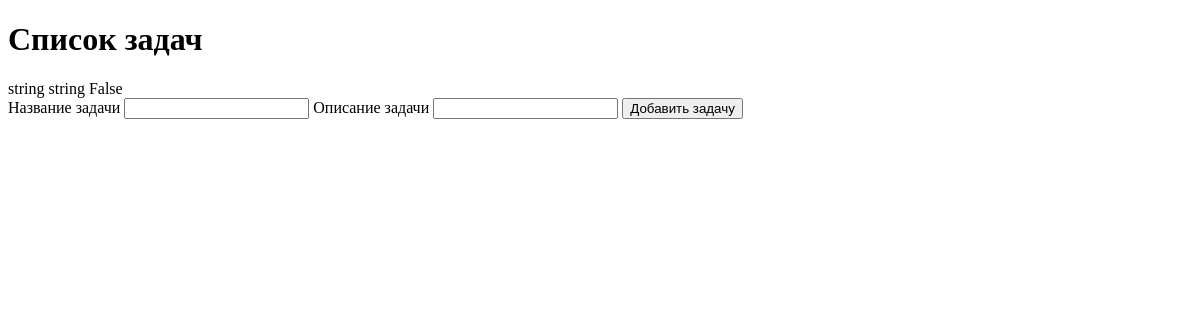
Before: / with the older database file.
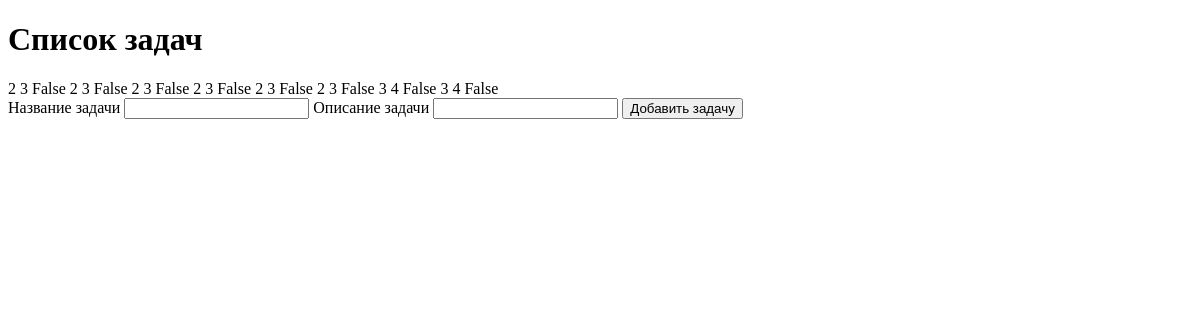
After: the same page with the newer database file.
### models.py (models this page shows)
class TaskModel(Model):
    __tablename__ = "task"
    id: Mapped[int] = mapped_column(primary_key=True)
    title: Mapped[str]
    description: Mapped[str]
    done: Mapped[bool] = mapped_column(Boolean, default=False)

### urls.py (the view)
@task_template.get('/')
def get_task_template(request:Request):
    session = Session(engine)
    stmt = select(TaskModel)
    request_db = session.execute(stmt)
    tasks:list = request_db.scalars().all()
    context = {}
    context['tasks'] = tasks
    session.close()
    return templates.TemplateResponse(
        request=request,
        name='tasks.html',
        context=context
    )

### templates/tasks.html (shortened to what this page needs)
<!DOCTYPE html>
<html lang="en">
<head>
</head>
<body>
    <h1>Список задач</h1>
        {% for task in tasks %}
            {{task.title}}
            {{task.description}}
            {{task.done}}
        {% endfor %}
        <form id="taskForm">
            <label for="title">Название задачи</label>
            <input type="text" id="task-title" name="task-title">
            <label for="description">Описание задачи</label>
            <input type="text" id="task-description" name="task-description">
            <button id="btnTaskForm">Добавить задачу</button>
        </form>
</body>
</html>

Changed rows visible on the page:
removed TaskModel: title "string", description "string", done "False"
added TaskModel: title "2", description "3", done "False"
added TaskModel: title "2", description "3", done "False"
added TaskModel: title "2", description "3", done "False"
added TaskModel: title "2", description "3", done "False"
added TaskModel: title "2", description "3", done "False"
added TaskModel: title "2", description "3", done "False"
added TaskModel: title "3", description "4", done "False"
added TaskModel: title "3", description "4", done "False"
